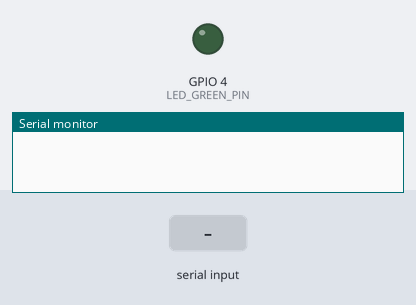
Recording of a program running on a simulated ESP32. On the bench: output pins drawn as LEDs (lit = HIGH), the last lines printed to the serial monitor. Dashed ring = blinking. The test bench sets the inputs (shaded band).

Above: at 0.0 s.
2.1 s: "90,45\n" received over Serial
At 3.8 s:
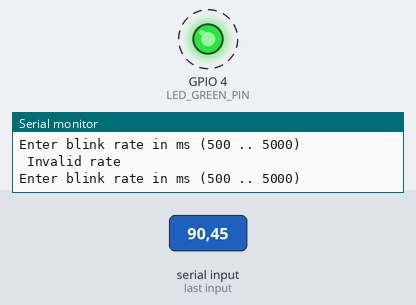
Timing chart, 0 to 10.5 s (numbered marks = the images above; inputs shaded):
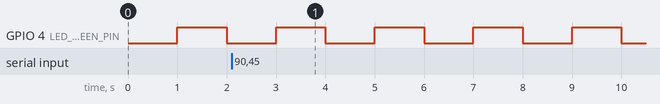

Measured:
- by itself, GPIO 4 (LED_GREEN_PIN): alternates HIGH for 1.0 s and LOW for 1.0 s

The program:

main.cpp
```cpp
#include <Arduino.h>

#define LED_GREEN_PIN GPIO_NUM_4
static const BaseType_t app_cpu0 = 0;


//static int blink_rate = 500; // static variable to interface between tasks, may be unsafe

// queue definition
static const uint8_t queue_len = 5;
static QueueHandle_t queue;

//task handles
TaskHandle_t handle_led_blink = NULL;
TaskHandle_t handle_update_rate = NULL;

//task functions
void task_led_blink(void *params){
  Serial.print("task_led_blink running on core ");
  Serial.println(xPortGetCoreID());
  int rec_from_queue;
  static int blink_rate = 1000;   // make sure it is initialized to not crash vTaskDelay before data is read from queue!
  while(1){
    if (xQueueReceive(queue, (void *)&rec_from_queue, 0) == pdTRUE)
    {
      blink_rate = rec_from_queue;
    }
    gpio_set_level(LED_GREEN_PIN, 1);
    vTaskDelay(blink_rate / portTICK_PERIOD_MS);
    gpio_set_level(LED_GREEN_PIN, 0);
    vTaskDelay(blink_rate / portTICK_PERIOD_MS);
  }
}

void task_update_rate(void *params){
  Serial.print("task_update_rate running on core ");
  Serial.println(xPortGetCoreID());
  int numread;

  while(1){
    if (Serial.available() > 0)
    {
      numread = Serial.parseInt();
      if ((numread > 499) && (numread < 2001))
      {
        // try to put item in queue for 10 ticks
        if (xQueueSend(queue, &numread, 10) != pdTRUE)
        {
          //fail if queue is full
          Serial.println("Queue full");
        }
        else
        {
          // report updated rate (but not yet really, updated, that's up to blink task)
          Serial.print("New rate = ");
          Serial.println(numread);
        }
        Serial.println("Enter blink rate in ms (500 .. 5000)");
      }
      else if (numread != 0 )
      {
        Serial.println(" Invalid rate ");
        Serial.println("Enter blink rate in ms (500 .. 5000)");
      }
    }
    vTaskDelay(100 / portTICK_PERIOD_MS);
  }
}


void setup() {
  // config led
  gpio_set_direction(LED_GREEN_PIN, GPIO_MODE_OUTPUT);
  // config serial
  Serial.begin(115200);
  vTaskDelay(1000 / portTICK_PERIOD_MS);
  Serial.println();
  Serial.println("Multi task led control");
  Serial.println("Enter blink rate in ms (500 .. 5000)");
  // create queue
  queue = xQueueCreate(queue_len, sizeof(int));

  // config tasks
  xTaskCreatePinnedToCore(
      task_led_blink,
      "led blink task",
      1024,
      NULL,
      2,
      &handle_led_blink,
      app_cpu0
  );

  xTaskCreatePinnedToCore(
      task_update_rate,
      "update blink rate",
      1024,
      NULL,
      1, // make sure it's higher priority than blink task, so that communication is not interrupted by blink
      &handle_update_rate,
      app_cpu0
  );

  // cleanup setup and loop tasks
  vTaskDelete(NULL);
}

void loop() {

}
```
